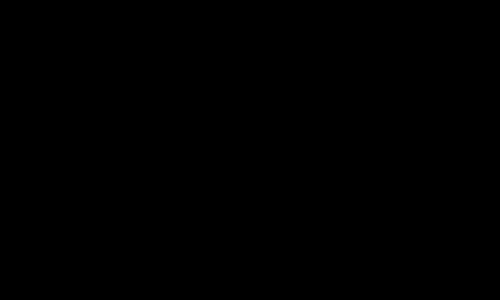
Frame 1 (no input)
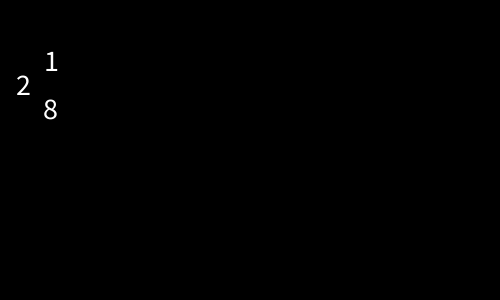
Frame 60 (the mouse pressed at the canvas centre just before this capture)
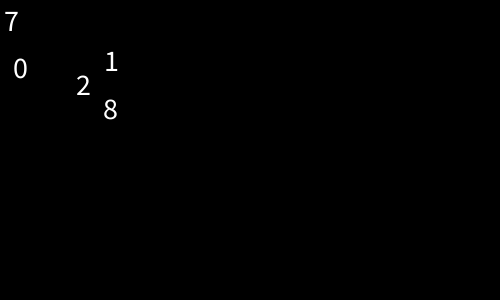
Frame 120 (the mouse held since frame 60 and released just before this capture)

The Processing sketch that drew these frames (run headless with seeded random() and noise(); from frame 60 on, the mouse is pressed at the canvas centre):

// Processing sketch: ex12_extend_03_e
// ── ex12_extend_03_e.pde
// 유형3: 오른쪽 이동하는 숫자 배열

int num = 10;
float[] x = new float[num];
float[] y = new float[num];

void setup() {
  size(500, 300);
  for (int i = 0; i < num; i++) {
    x[i] = random(-300, 0);
    y[i] = random(0, height);
  }
}

void draw() {
  background(0);
  float[] xx = move();
  printArray(xx);
}

float[] move() {
  for (int i = 0; i < num; i++) {
    textSize(30);
    text(i, x[i], y[i]);
    x[i]++;
  }
  return x;
}
